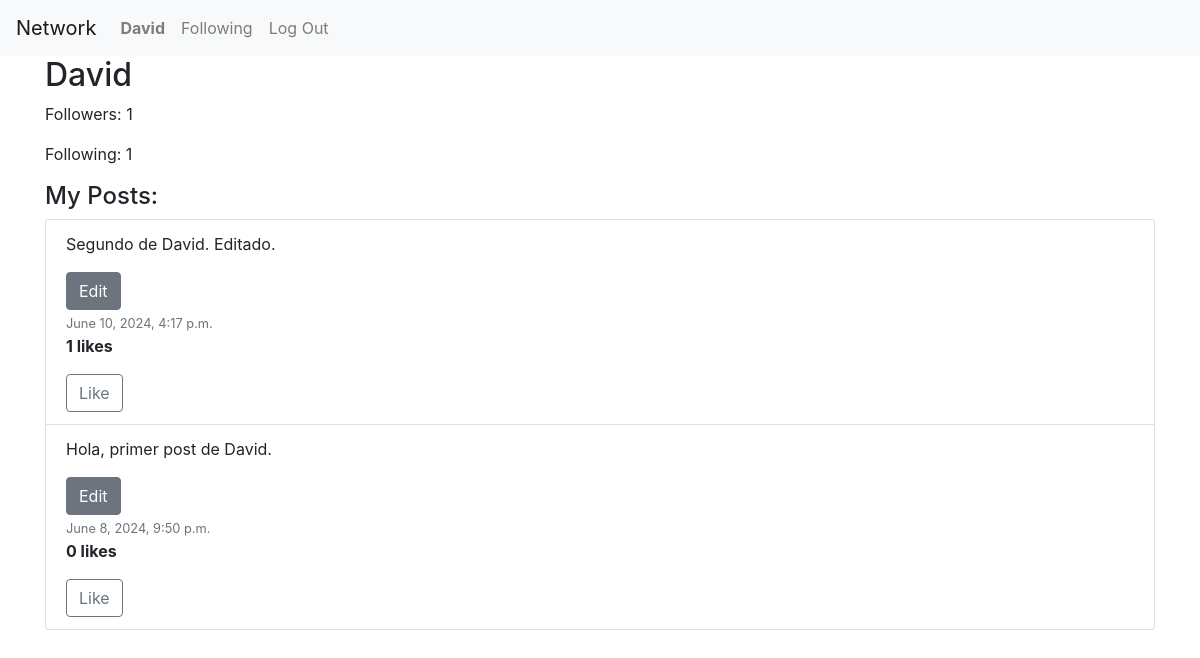
The app's page /user_posts (signed in) with its own data.
### network/models.py (models this page shows, shortened)
class User(AbstractUser):
    pass

class Post(models.Model):
    user = models.ForeignKey(User, on_delete=models.CASCADE, related_name="posts")
    content = models.TextField(blank=True)
    timestamp = models.DateTimeField(auto_now_add=True)

### network/views.py (the view)
# urls.py: path('user_posts', views.user_posts, name='user_posts'),
@login_required
def user_posts(request):
    user_profile = get_object_or_404(User, username=request.user.username)
    user_with_counts = User.objects.filter(username=request.user.username).annotate(
        followers_count=Count('followed'),
        following_count=Count('follower')
    ).first()  # Utiliza .first() para obtener un solo objeto
    posts = Post.objects.filter(user=user_profile).annotate(likes_count=Count('liked')).order_by('-timestamp')
    return render(request, "network/user_posts.html", {
        "posts": posts,
        "user_profile": user_profile,
        "followers_count": user_with_counts.followers_count,
        "following_count": user_with_counts.following_count
    })

### network/templates/network/user_posts.html (shortened to what this page needs)
{% extends "network/layout.html" %}
{% block body %}
<div class="container">
    <h2>{{ user_profile.username }}</h2>
    <p>Followers: {{ followers_count }}</p>
    <p>Following: {{ following_count }}</p>
    <h4>My Posts:</h4>
    <ul class="list-group">
        {% for post in posts %}
        <li class="list-group-item" id="post-{{ post.id }}">
            <div id="post-content-{{ post.id }}">
                <p>{{ post.content }}</p>
            </div>
            {% if user == post.user %}
            <button class="edit-button btn btn-secondary" data-post-id="{{ post.id }}">Edit</button>
            {% endif %}
            <div>
                <small class="text-muted">{{ post.timestamp }}</small>
                <p id="like-count-{{ post.id }}"><strong>{{ post.likes_count }} likes</strong></p>
                {% if user.is_authenticated %}
                <button class="btn like-button {% if post.user_has_liked %}btn-success{% else %}btn-outline-secondary{% endif %}"
                        data-post-id="{{ post.id }}" data-liked="{% if post.user_has_liked %}true{% else %}false{% endif %}">
                    Like
                </button>
                {% endif %}
            </div>
        </li>
        {% endfor %}
    </ul>
</div>
{% endblock %}

### network/templates/network/layout.html (shortened to what this page needs)
{% load static %}
<!DOCTYPE html>
<html lang="en">
    <head>
        <link rel="stylesheet" href="https://stackpath.bootstrapcdn.com/bootstrap/4.4.1/css/bootstrap.min.css">
        <link href="{% static 'network/styles.css' %}" rel="stylesheet">
    </head>
    <body>
        <nav class="navbar navbar-expand-lg navbar-light bg-light">
            <a class="navbar-brand" href="{% url 'network:index' %}">Network</a>
            <div>
              <ul class="navbar-nav mr-auto">
                {% if user.is_authenticated %}
                    <li class="nav-item">
                        <a class="nav-link" href="{% url 'network:user_posts' %}"><strong>{{ user.username }}</strong></a>
                    </li>
                    <li class="nav-item">
                        <a class="nav-link" href="{% url 'network:following' %}">Following</a>
                    </li>
                    <li class="nav-item">
                        <a class="nav-link" href="{% url 'network:logout' %}">Log Out</a>
                    </li>
                {% endif %}
              </ul>
            </div>
        </nav>
        <div class="body">
            {% block body %}
            {% endblock %}
        </div>
    </body>
</html>

### records on screen
User: username "David"
Post: content "Segundo de David. Editado.", timestamp "June 10, 2024, 4:17 p.m.", likes_count "1"
Post: content "Hola, primer post de David.", timestamp "June 8, 2024, 9:50 p.m.", likes_count "0"

### other values on screen
{{ followers_count }} "1"
{{ following_count }} "1"
